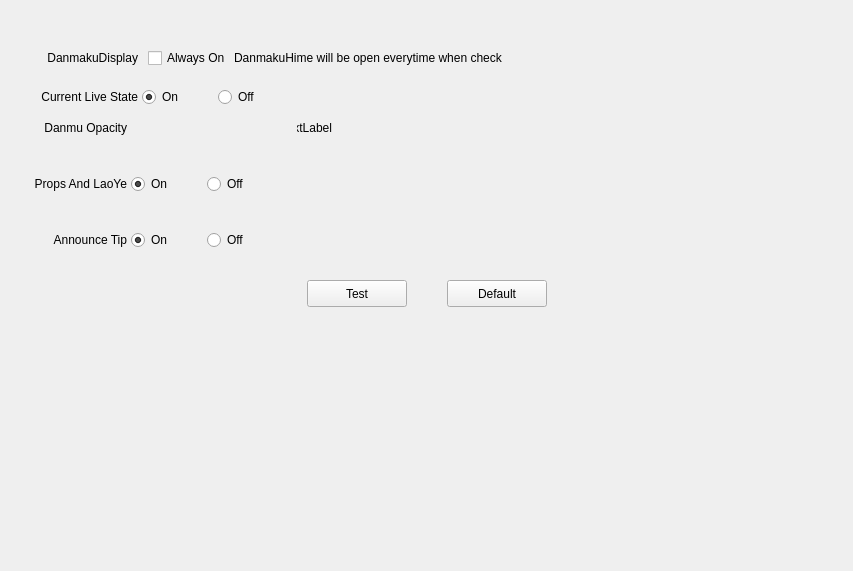
<?xml version="1.0" encoding="UTF-8"?>
<ui version="4.0">
 <class>DanmakuDisplaySettingWid</class>
 <widget class="QWidget" name="DanmakuDisplaySettingWid">
  <property name="geometry">
   <rect>
    <x>0</x>
    <y>0</y>
    <width>853</width>
    <height>571</height>
   </rect>
  </property>
  <property name="windowTitle">
   <string>DanmakuDisplaySettingWid</string>
  </property>
  <layout class="QVBoxLayout" name="verticalLayout">
   <property name="spacing">
    <number>0</number>
   </property>
   <property name="leftMargin">
    <number>0</number>
   </property>
   <property name="topMargin">
    <number>0</number>
   </property>
   <property name="rightMargin">
    <number>0</number>
   </property>
   <property name="bottomMargin">
    <number>0</number>
   </property>
   <item>
    <spacer name="verticalSpacer_2">
     <property name="orientation">
      <enum>Qt::Vertical</enum>
     </property>
     <property name="sizeType">
      <enum>QSizePolicy::Fixed</enum>
     </property>
     <property name="sizeHint" stdset="0">
      <size>
       <width>20</width>
       <height>40</height>
      </size>
     </property>
    </spacer>
   </item>
   <item>
    <widget class="QWidget" name="displayWid" native="true">
     <layout class="QHBoxLayout" name="horizontalLayout">
      <property name="spacing">
       <number>0</number>
      </property>
      <item>
       <spacer name="horizontalSpacer_9">
        <property name="orientation">
         <enum>Qt::Horizontal</enum>
        </property>
        <property name="sizeType">
         <enum>QSizePolicy::Fixed</enum>
        </property>
        <property name="sizeHint" stdset="0">
         <size>
          <width>30</width>
          <height>14</height>
         </size>
        </property>
       </spacer>
      </item>
      <item>
       <widget class="QLabel" name="DMDisplayLab">
        <property name="minimumSize">
         <size>
          <width>97</width>
          <height>14</height>
         </size>
        </property>
        <property name="maximumSize">
         <size>
          <width>97</width>
          <height>14</height>
         </size>
        </property>
        <property name="text">
         <string>DanmakuDisplay</string>
        </property>
        <property name="alignment">
         <set>Qt::AlignRight|Qt::AlignTrailing|Qt::AlignVCenter</set>
        </property>
       </widget>
      </item>
      <item>
       <spacer name="horizontalSpacer_7">
        <property name="orientation">
         <enum>Qt::Horizontal</enum>
        </property>
        <property name="sizeType">
         <enum>QSizePolicy::Fixed</enum>
        </property>
        <property name="sizeHint" stdset="0">
         <size>
          <width>10</width>
          <height>14</height>
         </size>
        </property>
       </spacer>
      </item>
      <item>
       <widget class="QCheckBox" name="DanmakuAlwaysOnCheckBox">
        <property name="minimumSize">
         <size>
          <width>80</width>
          <height>14</height>
         </size>
        </property>
        <property name="maximumSize">
         <size>
          <width>80</width>
          <height>14</height>
         </size>
        </property>
        <property name="text">
         <string>Always On</string>
        </property>
       </widget>
      </item>
      <item>
       <spacer name="horizontalSpacer_8">
        <property name="orientation">
         <enum>Qt::Horizontal</enum>
        </property>
        <property name="sizeType">
         <enum>QSizePolicy::Fixed</enum>
        </property>
        <property name="sizeHint" stdset="0">
         <size>
          <width>6</width>
          <height>14</height>
         </size>
        </property>
       </spacer>
      </item>
      <item>
       <widget class="QLabel" name="DanmakuDisplayTipLab">
        <property name="minimumSize">
         <size>
          <width>270</width>
          <height>14</height>
         </size>
        </property>
        <property name="maximumSize">
         <size>
          <width>270</width>
          <height>14</height>
         </size>
        </property>
        <property name="text">
         <string>DanmakuHime will be open everytime when check</string>
        </property>
       </widget>
      </item>
      <item>
       <spacer name="horizontalSpacer_6">
        <property name="orientation">
         <enum>Qt::Horizontal</enum>
        </property>
        <property name="sizeHint" stdset="0">
         <size>
          <width>97</width>
          <height>14</height>
         </size>
        </property>
       </spacer>
      </item>
     </layout>
    </widget>
   </item>
   <item>
    <widget class="QWidget" name="liveStateWid" native="true">
     <layout class="QHBoxLayout" name="horizontalLayout_2">
      <property name="spacing">
       <number>0</number>
      </property>
      <item>
       <spacer name="horizontalSpacer_10">
        <property name="orientation">
         <enum>Qt::Horizontal</enum>
        </property>
        <property name="sizeType">
         <enum>QSizePolicy::Fixed</enum>
        </property>
        <property name="sizeHint" stdset="0">
         <size>
          <width>30</width>
          <height>14</height>
         </size>
        </property>
       </spacer>
      </item>
      <item>
       <widget class="QLabel" name="LiveStateLab">
        <property name="minimumSize">
         <size>
          <width>97</width>
          <height>14</height>
         </size>
        </property>
        <property name="maximumSize">
         <size>
          <width>97</width>
          <height>14</height>
         </size>
        </property>
        <property name="text">
         <string>Current Live State</string>
        </property>
        <property name="alignment">
         <set>Qt::AlignRight|Qt::AlignTrailing|Qt::AlignVCenter</set>
        </property>
       </widget>
      </item>
      <item>
       <spacer name="horizontalSpacer_11">
        <property name="orientation">
         <enum>Qt::Horizontal</enum>
        </property>
        <property name="sizeType">
         <enum>QSizePolicy::Fixed</enum>
        </property>
        <property name="sizeHint" stdset="0">
         <size>
          <width>4</width>
          <height>20</height>
         </size>
        </property>
       </spacer>
      </item>
      <item>
       <widget class="QRadioButton" name="LiveStateRadioBtnOn">
        <property name="minimumSize">
         <size>
          <width>56</width>
          <height>0</height>
         </size>
        </property>
        <property name="maximumSize">
         <size>
          <width>56</width>
          <height>16777215</height>
         </size>
        </property>
        <property name="text">
         <string>On</string>
        </property>
        <property name="checked">
         <bool>true</bool>
        </property>
        <attribute name="buttonGroup">
         <string notr="true">CurLiveStateBtnGroup</string>
        </attribute>
       </widget>
      </item>
      <item>
       <spacer name="horizontalSpacer_12">
        <property name="orientation">
         <enum>Qt::Horizontal</enum>
        </property>
        <property name="sizeType">
         <enum>QSizePolicy::Fixed</enum>
        </property>
        <property name="sizeHint" stdset="0">
         <size>
          <width>20</width>
          <height>20</height>
         </size>
        </property>
       </spacer>
      </item>
      <item>
       <widget class="QRadioButton" name="LiveStateRadioBtnOff">
        <property name="minimumSize">
         <size>
          <width>56</width>
          <height>0</height>
         </size>
        </property>
        <property name="maximumSize">
         <size>
          <width>56</width>
          <height>16777215</height>
         </size>
        </property>
        <property name="text">
         <string>Off</string>
        </property>
        <property name="checked">
         <bool>false</bool>
        </property>
        <attribute name="buttonGroup">
         <string notr="true">CurLiveStateBtnGroup</string>
        </attribute>
       </widget>
      </item>
      <item>
       <spacer name="horizontalSpacer_3">
        <property name="orientation">
         <enum>Qt::Horizontal</enum>
        </property>
        <property name="sizeHint" stdset="0">
         <size>
          <width>270</width>
          <height>14</height>
         </size>
        </property>
       </spacer>
      </item>
     </layout>
    </widget>
   </item>
   <item>
    <layout class="QHBoxLayout" name="horizontalLayout_6">
     <property name="spacing">
      <number>0</number>
     </property>
     <item>
      <spacer name="horizontalSpacer_20">
       <property name="orientation">
        <enum>Qt::Horizontal</enum>
       </property>
       <property name="sizeType">
        <enum>QSizePolicy::Fixed</enum>
       </property>
       <property name="sizeHint" stdset="0">
        <size>
         <width>30</width>
         <height>13</height>
        </size>
       </property>
      </spacer>
     </item>
     <item>
      <widget class="QLabel" name="DanmuOpacityLbl">
       <property name="minimumSize">
        <size>
         <width>97</width>
         <height>0</height>
        </size>
       </property>
       <property name="maximumSize">
        <size>
         <width>97</width>
         <height>16777215</height>
        </size>
       </property>
       <property name="text">
        <string>Danmu Opacity</string>
       </property>
       <property name="alignment">
        <set>Qt::AlignRight|Qt::AlignTrailing|Qt::AlignVCenter</set>
       </property>
      </widget>
     </item>
     <item>
      <spacer name="horizontalSpacer_21">
       <property name="orientation">
        <enum>Qt::Horizontal</enum>
       </property>
       <property name="sizeType">
        <enum>QSizePolicy::Fixed</enum>
       </property>
       <property name="sizeHint" stdset="0">
        <size>
         <width>10</width>
         <height>13</height>
        </size>
       </property>
      </spacer>
     </item>
     <item>
      <widget class="CircleSliderSlider" name="DanmuOpacitySlider" native="true">
       <property name="minimumSize">
        <size>
         <width>150</width>
         <height>16</height>
        </size>
       </property>
       <property name="maximumSize">
        <size>
         <width>150</width>
         <height>16</height>
        </size>
       </property>
      </widget>
     </item>
     <item>
      <spacer name="horizontalSpacer_23">
       <property name="orientation">
        <enum>Qt::Horizontal</enum>
       </property>
       <property name="sizeType">
        <enum>QSizePolicy::Fixed</enum>
       </property>
       <property name="sizeHint" stdset="0">
        <size>
         <width>10</width>
         <height>20</height>
        </size>
       </property>
      </spacer>
     </item>
     <item>
      <widget class="QLabel" name="DanmuOpacityValLbl">
       <property name="minimumSize">
        <size>
         <width>35</width>
         <height>0</height>
        </size>
       </property>
       <property name="maximumSize">
        <size>
         <width>35</width>
         <height>16777215</height>
        </size>
       </property>
       <property name="text">
        <string>TextLabel</string>
       </property>
       <property name="alignment">
        <set>Qt::AlignRight|Qt::AlignTrailing|Qt::AlignVCenter</set>
       </property>
      </widget>
     </item>
     <item>
      <spacer name="horizontalSpacer_22">
       <property name="orientation">
        <enum>Qt::Horizontal</enum>
       </property>
       <property name="sizeHint" stdset="0">
        <size>
         <width>40</width>
         <height>10</height>
        </size>
       </property>
      </spacer>
     </item>
    </layout>
   </item>
   <item>
    <spacer name="verticalSpacer_7">
     <property name="orientation">
      <enum>Qt::Vertical</enum>
     </property>
     <property name="sizeType">
      <enum>QSizePolicy::Fixed</enum>
     </property>
     <property name="sizeHint" stdset="0">
      <size>
       <width>20</width>
       <height>36</height>
      </size>
     </property>
    </spacer>
   </item>
   <item>
    <layout class="QHBoxLayout" name="horizontalLayout_3">
     <property name="spacing">
      <number>0</number>
     </property>
     <item>
      <spacer name="horizontalSpacer_13">
       <property name="orientation">
        <enum>Qt::Horizontal</enum>
       </property>
       <property name="sizeType">
        <enum>QSizePolicy::Fixed</enum>
       </property>
       <property name="sizeHint" stdset="0">
        <size>
         <width>30</width>
         <height>14</height>
        </size>
       </property>
      </spacer>
     </item>
     <item>
      <widget class="QLabel" name="PropsLaoYeLab">
       <property name="minimumSize">
        <size>
         <width>97</width>
         <height>14</height>
        </size>
       </property>
       <property name="maximumSize">
        <size>
         <width>97</width>
         <height>14</height>
        </size>
       </property>
       <property name="text">
        <string>Props And LaoYe</string>
       </property>
       <property name="alignment">
        <set>Qt::AlignRight|Qt::AlignTrailing|Qt::AlignVCenter</set>
       </property>
      </widget>
     </item>
     <item>
      <spacer name="horizontalSpacer_14">
       <property name="orientation">
        <enum>Qt::Horizontal</enum>
       </property>
       <property name="sizeType">
        <enum>QSizePolicy::Fixed</enum>
       </property>
       <property name="sizeHint" stdset="0">
        <size>
         <width>4</width>
         <height>20</height>
        </size>
       </property>
      </spacer>
     </item>
     <item>
      <widget class="QRadioButton" name="PropsAndLaoYeRadioBtnOn">
       <property name="minimumSize">
        <size>
         <width>56</width>
         <height>0</height>
        </size>
       </property>
       <property name="maximumSize">
        <size>
         <width>56</width>
         <height>16777215</height>
        </size>
       </property>
       <property name="text">
        <string>On</string>
       </property>
       <property name="checked">
        <bool>true</bool>
       </property>
       <attribute name="buttonGroup">
        <string notr="true">PropsAndLaoYeBtnGroup</string>
       </attribute>
      </widget>
     </item>
     <item>
      <spacer name="horizontalSpacer_15">
       <property name="orientation">
        <enum>Qt::Horizontal</enum>
       </property>
       <property name="sizeType">
        <enum>QSizePolicy::Fixed</enum>
       </property>
       <property name="sizeHint" stdset="0">
        <size>
         <width>20</width>
         <height>14</height>
        </size>
       </property>
      </spacer>
     </item>
     <item>
      <widget class="QRadioButton" name="PropsAndLaoYeRadioBtnOff">
       <property name="minimumSize">
        <size>
         <width>56</width>
         <height>0</height>
        </size>
       </property>
       <property name="maximumSize">
        <size>
         <width>56</width>
         <height>16777215</height>
        </size>
       </property>
       <property name="text">
        <string>Off</string>
       </property>
       <attribute name="buttonGroup">
        <string notr="true">PropsAndLaoYeBtnGroup</string>
       </attribute>
      </widget>
     </item>
     <item>
      <spacer name="horizontalSpacer_4">
       <property name="orientation">
        <enum>Qt::Horizontal</enum>
       </property>
       <property name="sizeHint" stdset="0">
        <size>
         <width>147</width>
         <height>14</height>
        </size>
       </property>
      </spacer>
     </item>
    </layout>
   </item>
   <item>
    <spacer name="verticalSpacer_5">
     <property name="orientation">
      <enum>Qt::Vertical</enum>
     </property>
     <property name="sizeType">
      <enum>QSizePolicy::Fixed</enum>
     </property>
     <property name="sizeHint" stdset="0">
      <size>
       <width>20</width>
       <height>36</height>
      </size>
     </property>
    </spacer>
   </item>
   <item>
    <layout class="QHBoxLayout" name="horizontalLayout_4">
     <property name="spacing">
      <number>0</number>
     </property>
     <item>
      <spacer name="horizontalSpacer_16">
       <property name="orientation">
        <enum>Qt::Horizontal</enum>
       </property>
       <property name="sizeType">
        <enum>QSizePolicy::Fixed</enum>
       </property>
       <property name="sizeHint" stdset="0">
        <size>
         <width>30</width>
         <height>14</height>
        </size>
       </property>
      </spacer>
     </item>
     <item>
      <widget class="QLabel" name="AnnounceLab">
       <property name="minimumSize">
        <size>
         <width>97</width>
         <height>14</height>
        </size>
       </property>
       <property name="maximumSize">
        <size>
         <width>97</width>
         <height>14</height>
        </size>
       </property>
       <property name="text">
        <string>Announce Tip</string>
       </property>
       <property name="alignment">
        <set>Qt::AlignRight|Qt::AlignTrailing|Qt::AlignVCenter</set>
       </property>
      </widget>
     </item>
     <item>
      <spacer name="horizontalSpacer_17">
       <property name="orientation">
        <enum>Qt::Horizontal</enum>
       </property>
       <property name="sizeType">
        <enum>QSizePolicy::Fixed</enum>
       </property>
       <property name="sizeHint" stdset="0">
        <size>
         <width>4</width>
         <height>20</height>
        </size>
       </property>
      </spacer>
     </item>
     <item>
      <widget class="QRadioButton" name="AnnounceRadioBtnOn">
       <property name="minimumSize">
        <size>
         <width>56</width>
         <height>0</height>
        </size>
       </property>
       <property name="maximumSize">
        <size>
         <width>56</width>
         <height>16777215</height>
        </size>
       </property>
       <property name="text">
        <string>On</string>
       </property>
       <property name="checked">
        <bool>true</bool>
       </property>
       <attribute name="buttonGroup">
        <string notr="true">AnnounceTipBtnGroup</string>
       </attribute>
      </widget>
     </item>
     <item>
      <spacer name="horizontalSpacer_18">
       <property name="orientation">
        <enum>Qt::Horizontal</enum>
       </property>
       <property name="sizeType">
        <enum>QSizePolicy::Fixed</enum>
       </property>
       <property name="sizeHint" stdset="0">
        <size>
         <width>20</width>
         <height>20</height>
        </size>
       </property>
      </spacer>
     </item>
     <item>
      <widget class="QRadioButton" name="AnnounceRadioBtnOff">
       <property name="minimumSize">
        <size>
         <width>56</width>
         <height>0</height>
        </size>
       </property>
       <property name="maximumSize">
        <size>
         <width>56</width>
         <height>16777215</height>
        </size>
       </property>
       <property name="text">
        <string>Off</string>
       </property>
       <attribute name="buttonGroup">
        <string notr="true">AnnounceTipBtnGroup</string>
       </attribute>
      </widget>
     </item>
     <item>
      <spacer name="horizontalSpacer_5">
       <property name="orientation">
        <enum>Qt::Horizontal</enum>
       </property>
       <property name="sizeHint" stdset="0">
        <size>
         <width>241</width>
         <height>14</height>
        </size>
       </property>
      </spacer>
     </item>
    </layout>
   </item>
   <item>
    <spacer name="verticalSpacer_6">
     <property name="orientation">
      <enum>Qt::Vertical</enum>
     </property>
     <property name="sizeType">
      <enum>QSizePolicy::Fixed</enum>
     </property>
     <property name="sizeHint" stdset="0">
      <size>
       <width>20</width>
       <height>30</height>
      </size>
     </property>
    </spacer>
   </item>
   <item>
    <layout class="QHBoxLayout" name="horizontalLayout_5">
     <property name="spacing">
      <number>0</number>
     </property>
     <item>
      <spacer name="horizontalSpacer">
       <property name="orientation">
        <enum>Qt::Horizontal</enum>
       </property>
       <property name="sizeType">
        <enum>QSizePolicy::Expanding</enum>
       </property>
       <property name="sizeHint" stdset="0">
        <size>
         <width>145</width>
         <height>20</height>
        </size>
       </property>
      </spacer>
     </item>
     <item>
      <widget class="QPushButton" name="TestDMBtn">
       <property name="minimumSize">
        <size>
         <width>100</width>
         <height>27</height>
        </size>
       </property>
       <property name="maximumSize">
        <size>
         <width>100</width>
         <height>27</height>
        </size>
       </property>
       <property name="text">
        <string>Test</string>
       </property>
      </widget>
     </item>
     <item>
      <spacer name="horizontalSpacer_19">
       <property name="orientation">
        <enum>Qt::Horizontal</enum>
       </property>
       <property name="sizeType">
        <enum>QSizePolicy::Fixed</enum>
       </property>
       <property name="sizeHint" stdset="0">
        <size>
         <width>40</width>
         <height>20</height>
        </size>
       </property>
      </spacer>
     </item>
     <item>
      <widget class="QPushButton" name="RestoreDefaultBtn">
       <property name="minimumSize">
        <size>
         <width>100</width>
         <height>27</height>
        </size>
       </property>
       <property name="maximumSize">
        <size>
         <width>100</width>
         <height>27</height>
        </size>
       </property>
       <property name="text">
        <string>Default</string>
       </property>
      </widget>
     </item>
     <item>
      <spacer name="horizontalSpacer_2">
       <property name="orientation">
        <enum>Qt::Horizontal</enum>
       </property>
       <property name="sizeHint" stdset="0">
        <size>
         <width>85</width>
         <height>20</height>
        </size>
       </property>
      </spacer>
     </item>
    </layout>
   </item>
   <item>
    <spacer name="verticalSpacer">
     <property name="orientation">
      <enum>Qt::Vertical</enum>
     </property>
     <property name="sizeHint" stdset="0">
      <size>
       <width>20</width>
       <height>235</height>
      </size>
     </property>
    </spacer>
   </item>
  </layout>
 </widget>
 <layoutdefault spacing="6" margin="11"/>
 <customwidgets>
  <customwidget>
   <class>CircleSliderSlider</class>
   <extends>QWidget</extends>
   <header location="global">circle_slider_slider.h</header>
   <container>1</container>
  </customwidget>
 </customwidgets>
 <resources/>
 <connections/>
 <buttongroups>
  <buttongroup name="CurLiveStateBtnGroup"/>
  <buttongroup name="AnnounceTipBtnGroup"/>
  <buttongroup name="PropsAndLaoYeBtnGroup"/>
 </buttongroups>
</ui>
